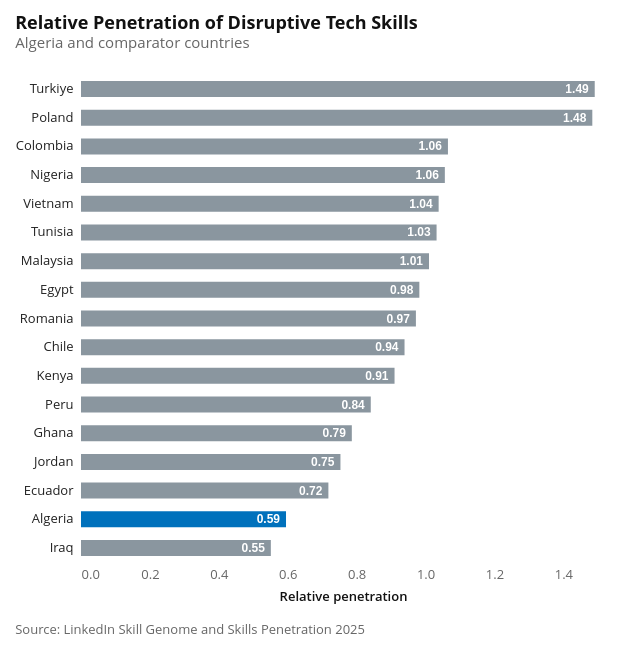

Write notebook code for a chart like this one.
### Code cell
# LinkedIn relative penetration of Disruptive Tech Skills, Algeria vs comparators.
# Morocco is excluded from the comparator set (project decision).
LINKEDIN_FILE = DATA_DIR / "LinkedIn" / "Skill Genome and Skills Pen 2025.xlsx"
LINKEDIN_COMPARATORS = [
    "Algeria",
    "Chile",
    "Poland",
    "Malaysia",
    "Turkiye",
    "Peru",
    "Nigeria",
    "Egypt",
    "Colombia",
    "Tunisia",
    "Romania",
    "Ghana",
    "Iraq",
    "Ecuador",
    "Vietnam",
    "Jordan",
    "Kenya",
]

_skill_pen = (
    pd.read_excel(LINKEDIN_FILE, sheet_name="3A - SPP Ctry", header=5)
    .dropna(subset=["Country", "Skill", "Average", "Global", "Relative"])
    .assign(Country=lambda d: d["Country"].str.strip())
)
tech_skills = (
    _skill_pen.loc[
        lambda df: (
            (df["Skill"] == "Disruptive Tech Skills")
            & df["Country"].isin(LINKEDIN_COMPARATORS)
        )
    ][["Country", "Relative"]]
    .sort_values("Relative", ascending=False)
    .reset_index(drop=True)
)

linkedin_skills_chart = make_bar(
    tech_skills,
    label_col="Country",
    value_col="Relative",
    title="Relative Penetration of Disruptive Tech Skills",
    subtitle="Algeria and comparator countries",
    drop_not_classified=False,
    x_title="Relative penetration",
    fmt=lambda v: f"{v:.2f}",
    highlight=COUNTRY_NAME,
)
attaviz.add_caption(
    linkedin_skills_chart, "Source: LinkedIn Skill Genome and Skills Penetration 2025"
)

### Figure 1 — Vega-Lite specification as saved in the notebook (floating-point values rounded to 4 significant figures)
{"config": {"background": "white", "padding": 15, "mark": {"tooltip": true}, "point": {"filled": true, "size": 60, "stroke": "white", "strokeWidth": 1}, "circle": {"filled": true, "stroke": "white", "strokeWidth": 1}, "square": {"filled": true, "stroke": "white", "strokeWidth": 1}, "line": {"strokeWidth": 4, "strokeCap": "round", "strokeJoin": "round"}, "bar": {"cornerRadiusEnd": 0}, "area": {"opacity": 0.7}, "arc": {"stroke": "white", "strokeWidth": 1}, "rect": {"stroke": "#8A969F", "strokeWidth": 0.5}, "geoshape": {"stroke": "#666666", "strokeWidth": 0.3, "strokeJoin": "round", "strokeCap": "round"}, "title": {"font": "Open Sans, sans-serif", "fontSize": 18, "fontWeight": 700, "lineHeight": 22, "color": "#111111", "anchor": "start", "offset": 21, "subtitleFont": "Open Sans, sans-serif", "subtitleFontSize": 15, "subtitleFontWeight": 400, "subtitleLineHeight": 18, "subtitleColor": "#666666", "subtitlePadding": 3}, "axis": {"domain": false, "grid": true, "gridColor": "#CED4DE", "gridDash": [4, 2], "gridWidth": 1, "labelFont": "Open Sans, sans-serif", "labelFontSize": 13, "labelFontWeight": 400, "labelColor": "#666666", "labelPadding": 3, "tickColor": "#CED4DE", "tickSize": 5, "tickCount": 5, "titleFont": "Open Sans, sans-serif", "titleFontSize": 13, "titleFontWeight": 600, "titleColor": "#111111", "titlePadding": 9}, "axisX": {"grid": false, "tickSize": 0, "labelAngle": 0}, "axisY": {"domain": false, "ticks": false, "gridColor": "#CED4DE", "gridDash": [4, 2], "gridWidth": 1}, "axisQuantitative": {"tickCount": 5}, "axisBand": {"labelPadding": 6, "tickSize": 0}, "axisTemporal": {"grid": false}, "legend": {"labelFont": "Open Sans, sans-serif", "labelFontSize": 13, "labelFontWeight": 600, "labelColor": "#111111", "titleFont": "Open Sans, sans-serif", "titleFontSize": 13, "titleFontWeight": 600, "titleColor": "#111111", "titlePadding": 3, "symbolSize": 196, "symbolStrokeWidth": 0, "padding": 15, "offset": 21, "columnPadding": 21, "orient": "bottom", "labelLimit": 200, "titleLimit": 200}, "view": {"stroke": null, "continuousWidth": 600, "continuousHeight": 400}, "range": {"category": ["#34A7F2", "#FF9800", "#664AB6", "#4EC2C0", "#F3578E", "#081079", "#0C7C68", "#AA0000", "#DDDA21"], "diverging": ["#920000", "#BD6126", "#E3A763", "#EFEFEF", "#80BDE7", "#3587C3", "#025288"], "heatmap": ["#E3F6FD", "#75CCEC", "#089BD4", "#0169A1", "#023B6F"], "ordinal": ["#E3F6FD", "#75CCEC", "#089BD4", "#0169A1", "#023B6F"], "ramp": ["#E3F6FD", "#75CCEC", "#089BD4", "#0169A1", "#023B6F"]}, "scale": {"bandPaddingInner": 0.2, "bandPaddingOuter": 0.1, "pointPadding": 0.5}, "header": {"labelFont": "Open Sans, sans-serif", "labelFontSize": 13, "labelFontWeight": 600, "labelColor": "#111111", "titleFont": "Open Sans, sans-serif", "titleFontSize": 15, "titleFontWeight": 600, "titleColor": "#111111"}, "concat": {"spacing": 18}, "facet": {"spacing": 18}, "selection": {"point": {"on": "click", "clear": "dblclick"}, "interval": {"mark": {"fill": "#0071BC", "fillOpacity": 0.15, "stroke": "#0071BC", "strokeWidth": 1}}}}, "vconcat": [{"layer": [{"mark": {"type": "bar", "size": 16}, "encoding": {"color": {"condition": {"test": "(datum['Country'] === 'Algeria')", "value": "#0071BC"}, "value": "#8A969F"}, "tooltip": [{"field": "Country", "title": "Group", "type": "nominal"}, {"field": "_value_label", "title": "Value", "type": "nominal"}], "x": {"field": "Relative", "scale": {"domain": [0, 1.521], "nice": false}, "title": "Relative penetration", "type": "quantitative"}, "y": {"axis": {"grid": false, "labelColor": "#222", "labelLimit": 0, "labelPadding": 8}, "field": "Country", "scale": {"paddingInner": 0.4138, "paddingOuter": 0.3}, "sort": ["Turkiye", "Poland", "Colombia", "Nigeria", "Vietnam", "Tunisia", "Malaysia", "Egypt", "Romania", "Chile", "Kenya", "Peru", "Ghana", "Jordan", "Ecuador", "Algeria", "Iraq"], "title": null, "type": "nominal"}}}, {"mark": {"type": "text", "align": "right", "baseline": "middle", "color": "white", "dx": -6, "fontSize": 12, "fontWeight": "bold"}, "encoding": {"text": {"field": "_value_label", "type": "nominal"}, "x": {"field": "_x", "type": "quantitative"}, "y": {"axis": {"grid": false, "labelColor": "#222", "labelLimit": 0, "labelPadding": 8}, "field": "Country", "scale": {"paddingInner": 0.4138, "paddingOuter": 0.3}, "sort": ["Turkiye", "Poland", "Colombia", "Nigeria", "Vietnam", "Tunisia", "Malaysia", "Egypt", "Romania", "Chile", "Kenya", "Peru", "Ghana", "Jordan", "Ecuador", "Algeria", "Iraq"], "title": null, "type": "nominal"}}, "transform": [{"filter": "datum['Relative'] >= 0.30416400000000005"}]}, {"mark": {"type": "text", "align": "left", "baseline": "middle", "dx": 6, "fontSize": 12}, "encoding": {"color": {"condition": {"test": "isValid(datum['Relative'])", "value": "#444"}, "value": "#8A969F"}, "text": {"field": "_value_label", "type": "nominal"}, "x": {"field": "_x", "type": "quantitative"}, "y": {"axis": {"grid": false, "labelColor": "#222", "labelLimit": 0, "labelPadding": 8}, "field": "Country", "scale": {"paddingInner": 0.4138, "paddingOuter": 0.3}, "sort": ["Turkiye", "Poland", "Colombia", "Nigeria", "Vietnam", "Tunisia", "Malaysia", "Egypt", "Romania", "Chile", "Kenya", "Peru", "Ghana", "Jordan", "Ecuador", "Algeria", "Iraq"], "title": null, "type": "nominal"}}, "transform": [{"filter": "!(datum['Relative'] >= 0.30416400000000005)"}]}], "height": 493, "title": {"text": "Relative Penetration of Disruptive Tech Skills", "subtitle": "Algeria and comparator countries"}, "width": 524}], "data": {"name": "data-9a7624d8dec8ebc4fac6618f31865654"}, "title": {"text": "Source: LinkedIn Skill Genome and Skills Penetration 2025", "anchor": "start", "color": "#666666", "font": "Open Sans, sans-serif", "fontSize": 13, "fontWeight": 400, "lineHeight": 20, "offset": 21, "orient": "bottom"}, "$schema": "https://vega.github.io/schema/vega-lite/v6.4.1.json", "datasets": {"data-9a7624d8dec8ebc4fac6618f31865654": [{"Country": "Turkiye", "Relative": 1.491, "_zero": 0.0, "_x": 1.491, "_value_label": "1.49"}, {"Country": "Poland", "Relative": 1.484, "_zero": 0.0, "_x": 1.484, "_value_label": "1.48"}, {"Country": "Colombia", "Relative": 1.065, "_zero": 0.0, "_x": 1.065, "_value_label": "1.06"}, {"Country": "Nigeria", "Relative": 1.056, "_zero": 0.0, "_x": 1.056, "_value_label": "1.06"}, {"Country": "Vietnam", "Relative": 1.038, "_zero": 0.0, "_x": 1.038, "_value_label": "1.04"}, {"Country": "Tunisia", "Relative": 1.032, "_zero": 0.0, "_x": 1.032, "_value_label": "1.03"}, {"Country": "Malaysia", "Relative": 1.01, "_zero": 0.0, "_x": 1.01, "_value_label": "1.01"}, {"Country": "Egypt", "Relative": 0.982, "_zero": 0.0, "_x": 0.982, "_value_label": "0.98"}, {"Country": "Romania", "Relative": 0.972, "_zero": 0.0, "_x": 0.972, "_value_label": "0.97"}, {"Country": "Chile", "Relative": 0.939, "_zero": 0.0, "_x": 0.939, "_value_label": "0.94"}, {"Country": "Kenya", "Relative": 0.91, "_zero": 0.0, "_x": 0.91, "_value_label": "0.91"}, {"Country": "Peru", "Relative": 0.841, "_zero": 0.0, "_x": 0.841, "_value_label": "0.84"}, {"Country": "Ghana", "Relative": 0.786, "_zero": 0.0, "_x": 0.786, "_value_label": "0.79"}, {"Country": "Jordan", "Relative": 0.753, "_zero": 0.0, "_x": 0.753, "_value_label": "0.75"}, {"Country": "Ecuador", "Relative": 0.718, "_zero": 0.0, "_x": 0.718, "_value_label": "0.72"}, {"Country": "Algeria", "Relative": 0.595, "_zero": 0.0, "_x": 0.595, "_value_label": "0.59"}, {"Country": "Iraq", "Relative": 0.551, "_zero": 0.0, "_x": 0.551, "_value_label": "0.55"}]}}
